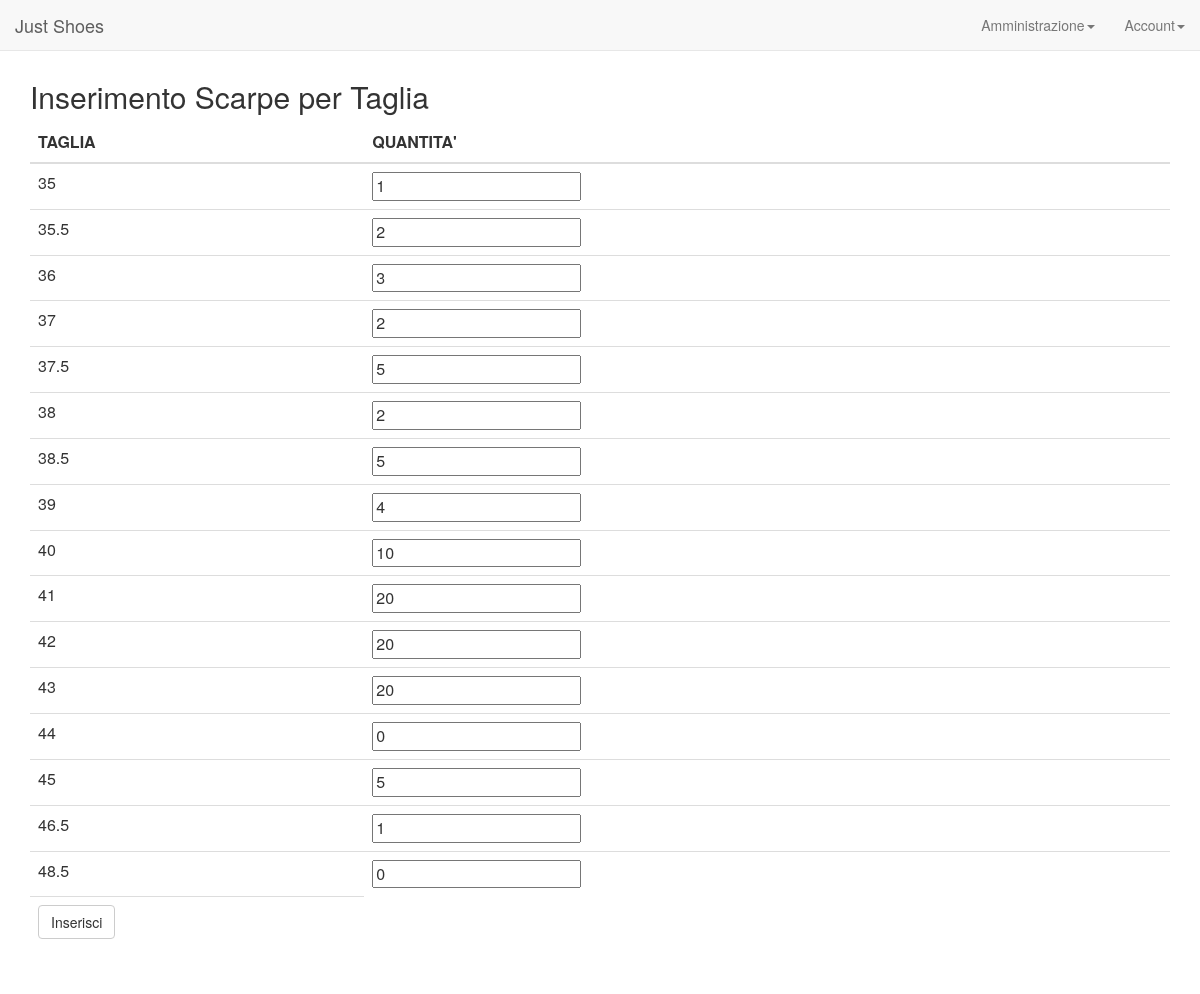
The page /admin/inserimento-scarpe.php?id=13 (signed in) on the database its author committed.
### tables this page shows
CREATE TABLE `Taglia` (
  `id_taglia` int(10) NOT NULL,
  `taglia_uk_m` float DEFAULT NULL,
  `taglia_uk_f` float NOT NULL,
  `taglia_eu` float DEFAULT NULL,
  `taglia_us_m` float DEFAULT NULL,
  `taglia_us_f` float NOT NULL
);

CREATE TABLE `Stock_Scarpe` (
  `quantita` int(10) DEFAULT NULL,
  `id_scarpa` int(10) DEFAULT NULL,
  `id_taglia` int(10) DEFAULT NULL
);

### admin/inserimento-scarpe.php (the view, shortened to what this page needs)
<?php
  include_once("../config.php");
  include_once("../header.php");
  $id_scarpa = $_GET["id"];
  $query = mysql_query("SELECT * FROM Taglia");
  echo  "<div class='container'>".
          "<h2>Inserimento Scarpe per Taglia</h2>".
          "<table class='table'>".
            "<thead>".
              "<tr>".
                "<th>TAGLIA</th>".
                "<th>QUANTITA'</th>".
              "</tr>".
            "</thead>".
            "<tbody>".
              "<form id='quantita-scarpe' method='post' action='inserimento-scarpe.php?id=".$id_scarpa."'>";
          while($taglie = mysql_fetch_assoc($query)){
              echo  "<tr>".
                      "<td>".$taglie['taglia_eu']."</td>".
                      "<td><input form='quantita-scarpe' type='number' name='num".$taglie['id_taglia']."' value=";
                      $taglia_scarpa = $mysqli->query("SELECT quantita FROM Stock_Scarpe JOIN Scarpa ON Scarpa.id_scarpa = Stock_Scarpe.id_scarpa WHERE id_taglia = ".$taglie['id_taglia']." AND Stock_Scarpe.id_scarpa = ".$_GET["id"])->fetch_array(MYSQLI_ASSOC);
                      if($taglia_scarpa != null){
                        echo "'".$taglia_scarpa["quantita"]."'";
                      }
                      else {
                        echo "'0'";
                      }
                      echo "></input></td>".
                    "</tr>";
          }
        echo      "<td><button class='btn btn-default' onclick='inserisci()'>Inserisci</button></td>".
                "</form>".
              "</tbody>".
            "</table>".
          "</div>";
?>

### rows shown on the page
taglia: taglia_eu "35", num1 "1"
taglia: taglia_eu "35.5", num2 "2"
taglia: taglia_eu "36", num3 "3"
taglia: taglia_eu "37", num4 "2"
taglia: taglia_eu "37.5", num5 "5"
taglia: taglia_eu "38", num6 "2"
taglia: taglia_eu "38.5", num7 "5"
taglia: taglia_eu "39", num8 "4"
taglia: taglia_eu "40", num9 "10"
taglia: taglia_eu "41", num10 "20"
taglia: taglia_eu "42", num11 "20"
taglia: taglia_eu "43", num12 "20"
taglia: taglia_eu "44", num13 "0"
taglia: taglia_eu "45", num14 "5"
taglia: taglia_eu "46.5", num15 "1"
taglia: taglia_eu "48.5", num16 "0"
